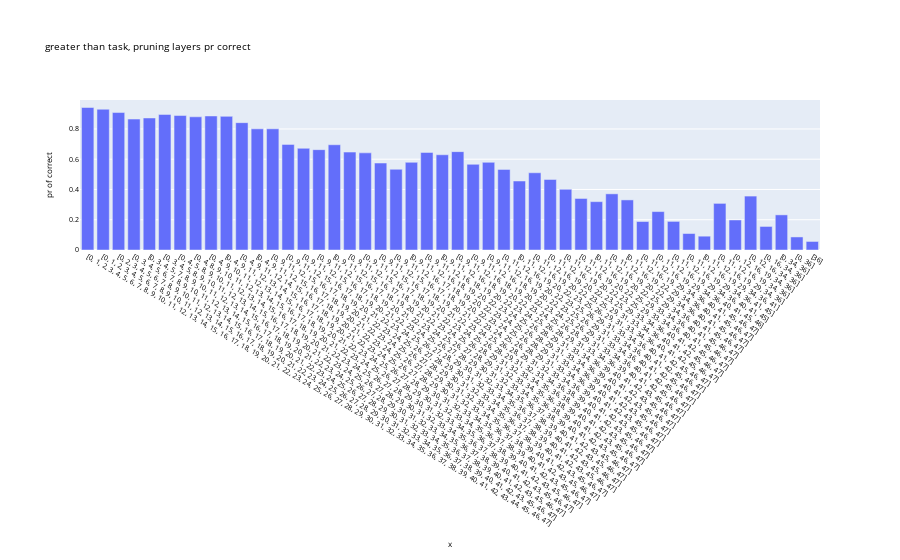
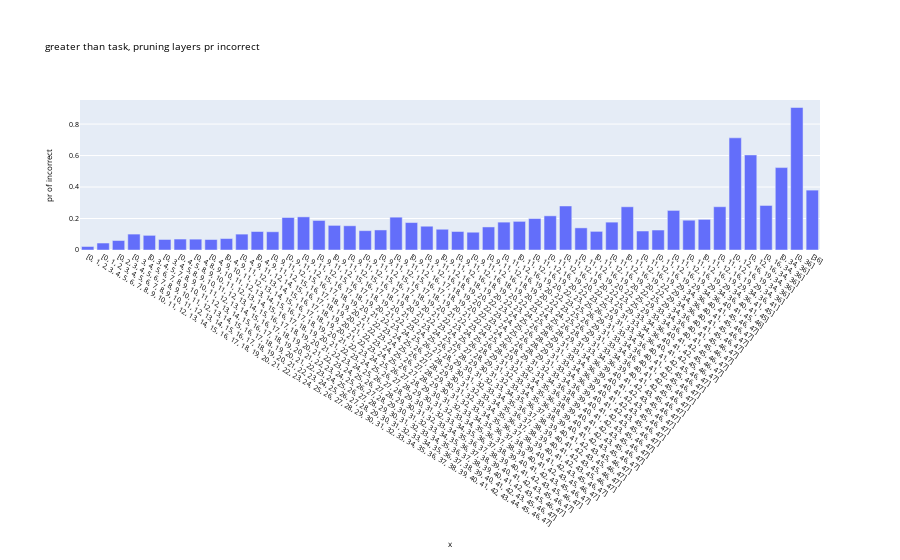
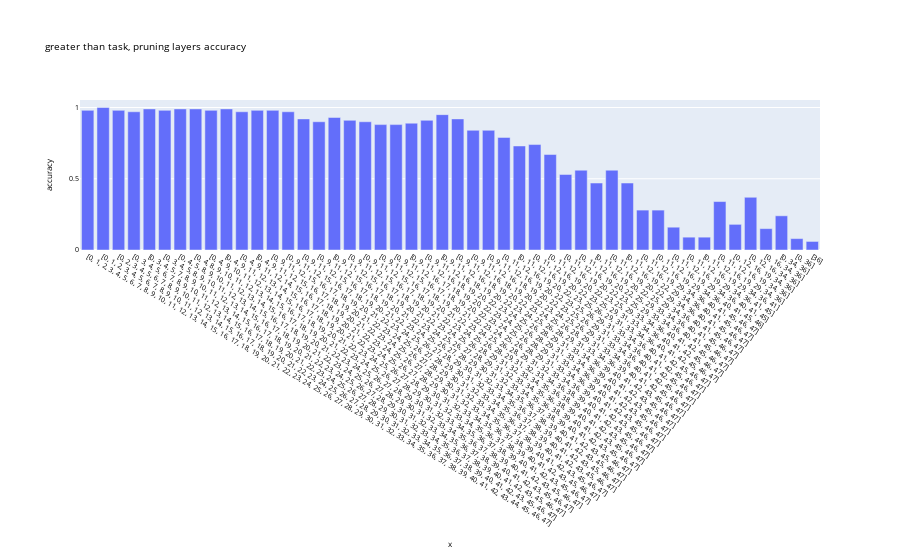

Notebook code for these charts, in order:
### Code cell
bar_chart(history_stats[:,0], x_labels=[str(x) for x in history], y_label=f'{relative_str}pr of correct', title=f"{data_type} task, pruning layers{relative_str}pr correct", font_size=7)
bar_chart(history_stats[:,1], x_labels=[str(x) for x in history], y_label=f'{relative_str}pr of incorrect', title=f"{data_type} task, pruning layers{relative_str}pr incorrect", font_size=7)
bar_chart(history_stats[:,2], x_labels=[str(x) for x in history], y_label='accuracy', title=f"{data_type} task, pruning layers accuracy", font_size=7)
